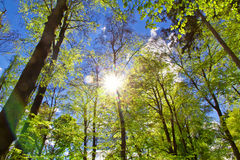
//> input picture bianyuanjiance/bianyuanjiance/1.jpg, 240 x 160 px
$ ./bianyuanjiance   (built with g++ and OpenCV 4)
//> lines starting //> are read from the running program, lines starting //| are printed output that depends on the picture
// bianyuanjiance.cpp : 此文件包含 "main" 函数。程序执行将在此处开始并结束。
//
#include <opencv2/opencv.hpp>
#include <opencv2/imgproc/imgproc.hpp>
#include <iostream>

using namespace cv;
int main()
{
    Mat srcImage = imread("1.jpg");
//> srcImage is the input picture: 160 rows x 240 cols, CV_8UC3; mean B, G, R 86.8, 123, 112.8
    imshow("原图", srcImage);
    Mat dstImage, edge, grayImage;
    dstImage.create(srcImage.size(), srcImage.type());//创造与src类型和大小相同的矩阵；
    cvtColor(srcImage, grayImage, COLOR_BGR2GRAY);//将原图像转换为灰度图像
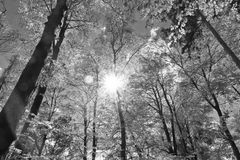
//> grayImage: 160 rows x 240 cols, CV_8UC1; min 1, max 255, mean 115.8
    blur(grayImage, edge, Size(3, 3));//使用3*3内核来降噪
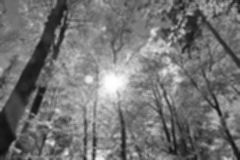
//> edge: 160 rows x 240 cols, CV_8UC1; min 14, max 254, mean 115.8
    Canny(edge, edge, 3, 9, 3);
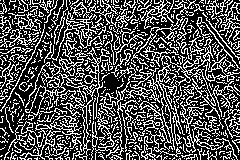
//> edge: 160 rows x 240 cols, CV_8UC1; 32.4% white in thin lines or dots
    imshow("canny边缘检测", edge);//运行canny算子
    waitKey(0);
    return 0;

}

// 运行程序: Ctrl + F5 或调试 >“开始执行(不调试)”菜单
// 调试程序: F5 或调试 >“开始调试”菜单

// 入门使用技巧:
//   1. 使用解决方案资源管理器窗口添加/管理文件
//   2. 使用团队资源管理器窗口连接到源代码管理
//   3. 使用输出窗口查看生成输出和其他消息
//   4. 使用错误列表窗口查看错误
//   5. 转到“项目”>“添加新项”以创建新的代码文件，或转到“项目”>“添加现有项”以将现有代码文件添加到项目
//   6. 将来，若要再次打开此项目，请转到“文件”>“打开”>“项目”并选择 .sln 文件
